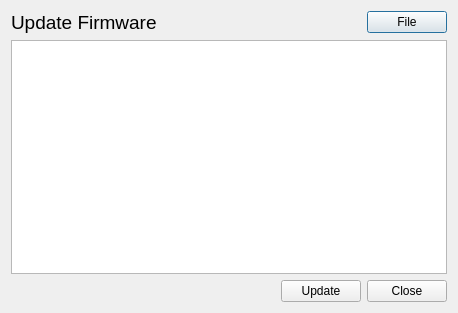
<?xml version="1.0" encoding="UTF-8"?>
<ui version="4.0">
 <class>UpdateWindow</class>
 <widget class="QDialog" name="UpdateWindow">
  <property name="geometry">
   <rect>
    <x>0</x>
    <y>0</y>
    <width>458</width>
    <height>313</height>
   </rect>
  </property>
  <property name="windowTitle">
   <string>Dialog</string>
  </property>
  <layout class="QVBoxLayout" name="verticalLayout">
   <item>
    <layout class="QHBoxLayout" name="horizontalLayout">
     <item>
      <widget class="QLabel" name="updateLabel">
       <property name="font">
        <font>
         <pointsize>14</pointsize>
        </font>
       </property>
       <property name="text">
        <string>Update Firmware</string>
       </property>
      </widget>
     </item>
     <item>
      <spacer name="horizontalSpacer">
       <property name="orientation">
        <enum>Qt::Horizontal</enum>
       </property>
       <property name="sizeHint" stdset="0">
        <size>
         <width>40</width>
         <height>20</height>
        </size>
       </property>
      </spacer>
     </item>
     <item>
      <widget class="QPushButton" name="selectFilePushButton">
       <property name="text">
        <string>File</string>
       </property>
      </widget>
     </item>
    </layout>
   </item>
   <item>
    <widget class="QPlainTextEdit" name="updatePlainTextEdit"/>
   </item>
   <item>
    <layout class="QHBoxLayout" name="horizontalLayout_2">
     <item>
      <spacer name="horizontalSpacer_2">
       <property name="orientation">
        <enum>Qt::Horizontal</enum>
       </property>
       <property name="sizeHint" stdset="0">
        <size>
         <width>40</width>
         <height>20</height>
        </size>
       </property>
      </spacer>
     </item>
     <item>
      <widget class="QPushButton" name="updatePushButton">
       <property name="text">
        <string>Update</string>
       </property>
      </widget>
     </item>
     <item>
      <widget class="QPushButton" name="closePushButton">
       <property name="text">
        <string>Close</string>
       </property>
      </widget>
     </item>
    </layout>
   </item>
  </layout>
 </widget>
 <resources/>
 <connections/>
</ui>
